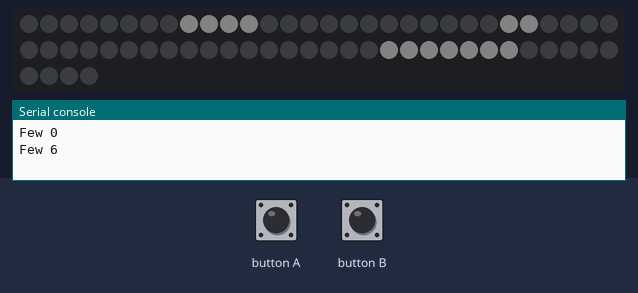
A program run on a simulated BBC micro:bit running MicroPython. Shown: 64 RGB LEDs in strip order, left to right, continuing on the next row, the last lines printed to the serial console. The test bench sets the inputs (shaded band). Dim RGB values are drawn brighter than linear.

Above: at 5.6 s.
5.7 s: button A pressed for 0.15 s
At 6.3 s:
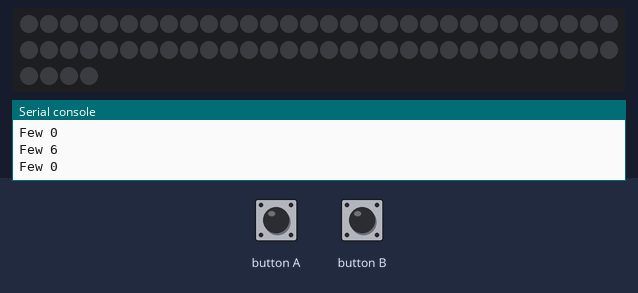
8.8 s: button B pressed for 0.15 s
At 9.9 s:
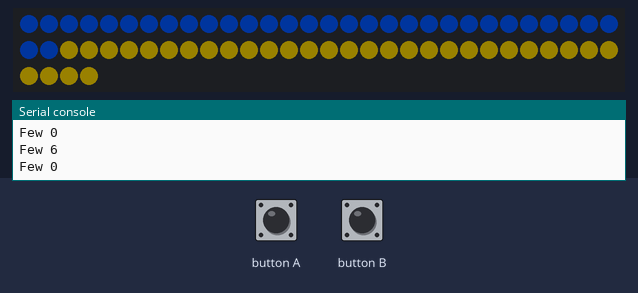
10.4 s: button B pressed for 1 s
At 11.1 s:
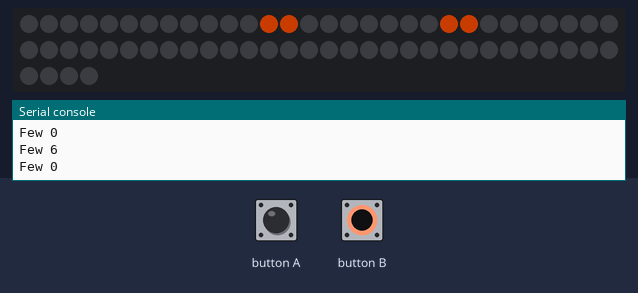
12.9 s: button B pressed for 3.2 s
At 47.2 s:
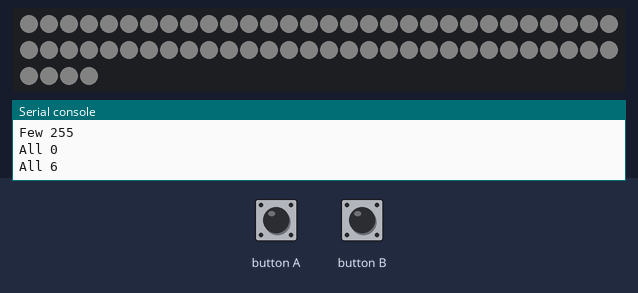
Timing chart, 0 to 48.7 s (numbered marks = the images above; inputs shaded):
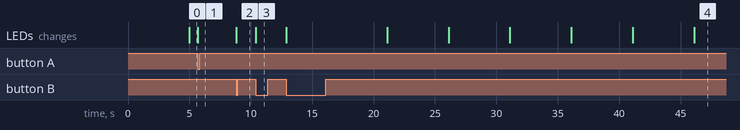

The program:

rgbmatrix-tester.py
```python
### Micro:bit 8x8 RGB WS2812B LED tester v1.0

### MIT License

### Copyright (c) 2025 Kevin J. Walters

### Permission is hereby granted, free of charge, to any person obtaining a copy
### of this software and associated documentation files (the "Software"), to deal
### in the Software without restriction, including without limitation the rights
### to use, copy, modify, merge, publish, distribute, sublicense, and/or sell
### copies of the Software, and to permit persons to whom the Software is
### furnished to do so, subject to the following conditions:

### The above copyright notice and this permission notice shall be included in all
### copies or substantial portions of the Software.

### THE SOFTWARE IS PROVIDED "AS IS", WITHOUT WARRANTY OF ANY KIND, EXPRESS OR
### IMPLIED, INCLUDING BUT NOT LIMITED TO THE WARRANTIES OF MERCHANTABILITY,
### FITNESS FOR A PARTICULAR PURPOSE AND NONINFRINGEMENT. IN NO EVENT SHALL THE
### AUTHORS OR COPYRIGHT HOLDERS BE LIABLE FOR ANY CLAIM, DAMAGES OR OTHER
### LIABILITY, WHETHER IN AN ACTION OF CONTRACT, TORT OR OTHERWISE, ARISING FROM,
### OUT OF OR IN CONNECTION WITH THE SOFTWARE OR THE USE OR OTHER DEALINGS IN THE
### SOFTWARE.


### Button A restart the test sequence
### Button B changes mode
### (cycling tests, four RGB LEDs illuminated, all illuminated split colours)


import time

import neopixel
from microbit import button_a, button_b
from microbit import pin8


PIXEL_COUNT = 8 * 8
LONGTIME_S = 3600
PERIOD_S = 5
LEVELS = (0, 6, 22, 58, 255)
WORD_IDX = tuple(tuple(range(8,  8 + 4)) +
                 tuple(range(24, 24 + 2)) +
                 tuple(range(48, 48 + 7)))
BLACK = (0, 0, 0)
pixels = neopixel.NeoPixel(pin8, PIXEL_COUNT)


POWERTEST_MODE = 0
SPLIT_MODE = 1
FOURC_MODE = 2
MODE_COUNT = 3
mode = POWERTEST_MODE


def sleep_or_term(dur_s):
    start_ms = time.ticks_ms()
    dur_ms = dur_s * 1000.0
    while time.ticks_diff(time.ticks_ms(), start_ms) < dur_ms:
        if button_a.was_pressed() or button_b.is_pressed():
            return True

    return False


while True:
    restart = False

    if button_b.was_pressed():
        mode = (mode + 1) % MODE_COUNT

    if mode == POWERTEST_MODE:
        ### Set a few pixels to represent words
        ### at various brightness levels
        for level in LEVELS:
            print("Few", level)
            pixels.fill(BLACK)
            col = (level, level, level)
            for idx in WORD_IDX:
                pixels[idx] = col
            pixels.show()

            if sleep_or_term(PERIOD_S):
                restart = True
                break

        if restart:
            continue

        ### Set all pixels to various brightness levels
        for level in LEVELS:
            print("All", level)
            col = (level, level, level)
            pixels.fill(col)
            pixels.show()

            if sleep_or_term(PERIOD_S):
                restart = True
                break

    elif mode == SPLIT_MODE:
        for idx in range(PIXEL_COUNT // 2):
            pixels[idx] = (0, 87//8, 183//6)
            pixels[idx + PIXEL_COUNT // 2] = (255//10, 215//10, 0)
        pixels.show()

        sleep_or_term(LONGTIME_S)

    elif mode == FOURC_MODE:
        pixels.fill(BLACK)
        for idx in (12, 13, 21, 22):
            pixels[idx] = (100, 30, 0)
        pixels.show()
        sleep_or_term(LONGTIME_S)
```

Measured:
- after the input at 5.7 s, the LEDs: change at once (image 1)
- after the input at 8.8 s, the LEDs: change at once (image 2)
- after the input at 10.4 s, the LEDs: change at once (image 3)
- after the input at 12.9 s, the LEDs: first change at once (image 4 shows a later state)
